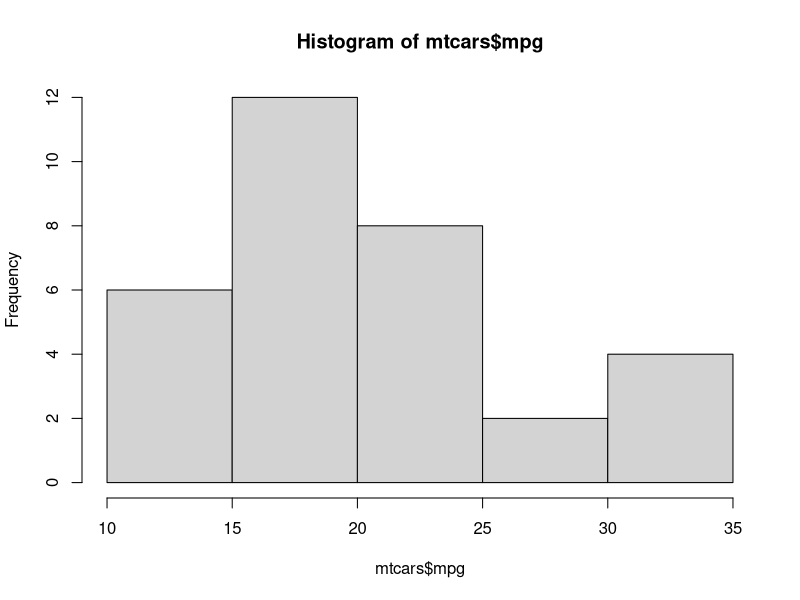
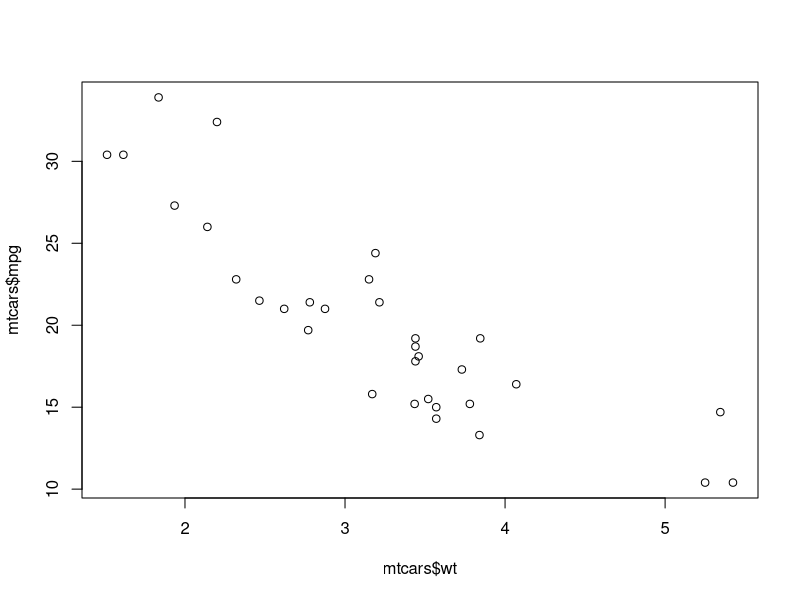

R code for these plots, in order:
#This is a sample R Script for exercise in Git

#Load documentation from R's pre-loaded dataset
#Documentation appears in the help pane on RStudio
?mtcars

#Inspect the dataset in a view pane
View(mtcars)

#Calculate the average mpg of all cars in this dataset
mean(mtcars$mpg)

#Create a histogram for mpg variable in mtcars
hist(mtcars$mpg)

#Add some more code below as instructed, then commit to your repository
 plot(mtcars$mpg ~ mtcars$wt) 
